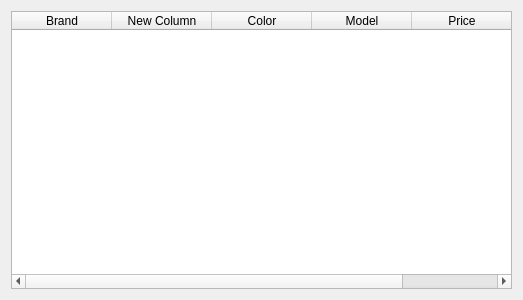
<?xml version="1.0" encoding="UTF-8"?>
<ui version="4.0">
 <class>Dialog</class>
 <widget class="QDialog" name="Dialog">
  <property name="geometry">
   <rect>
    <x>0</x>
    <y>0</y>
    <width>523</width>
    <height>300</height>
   </rect>
  </property>
  <property name="windowTitle">
   <string>Dialog</string>
  </property>
  <layout class="QVBoxLayout" name="verticalLayout">
   <item>
    <widget class="QTableWidget" name="tableWidget">
     <column>
      <property name="text">
       <string>Brand</string>
      </property>
     </column>
     <column>
      <property name="text">
       <string>New Column</string>
      </property>
     </column>
     <column>
      <property name="text">
       <string>Color</string>
      </property>
     </column>
     <column>
      <property name="text">
       <string>Model</string>
      </property>
     </column>
     <column>
      <property name="text">
       <string>Price</string>
      </property>
     </column>
    </widget>
   </item>
  </layout>
 </widget>
 <resources/>
 <connections/>
</ui>
